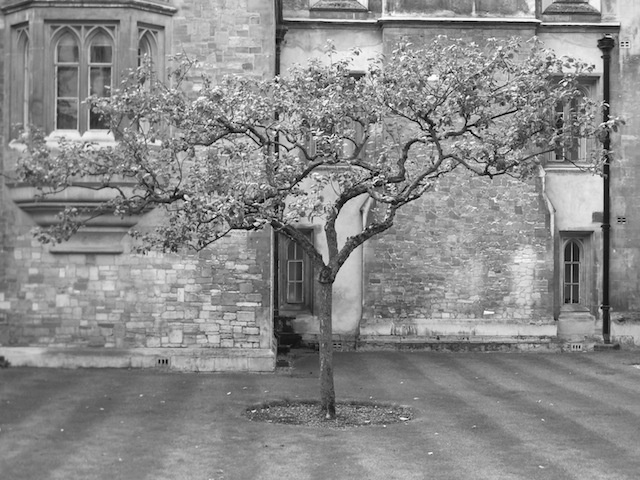
//> input picture 06_2023-05-24/prg/filter2D/apple_grayscale.jpg, 640 x 480 px
$ ./filter2D   (built with g++ and OpenCV 4)
//> lines starting //> are read from the running program, lines starting //| are printed output that depends on the picture
#include<iostream>
#include<opencv2/opencv.hpp>

#define FILE_NAME "../apple_grayscale.jpg"

#define WINDOW_NAME_INPUT "input"
#define WINDOW_NAME_OUTPUT "output"

int main(int argc, char const *argv[]){
    // 画像をグレースケールで入力
    cv::Mat src_img = cv::imread(FILE_NAME, 0);
//> src_img is the input picture: 480 rows x 640 cols, CV_8UC1; min 0, max 255, mean 137.8
    if(src_img.empty()){
        fprintf(stderr, "Failed to open file.\n");
        return -1;
    }

    // 出力画像の宣言
    cv::Mat dst_img;

    // フィルタの宣言と設計(入力と正規化)
    double filter_h[] = {
        0., 0., 0.,
        -1., 0., 1.,
        0., 0., 0.
    };

    cv::Mat kernel = cv::Mat(3, 3, CV_64F, filter_h);
    // cv::normalize(kernel, kernel, 1.0, 0.0, cv::NORM_L1);

    // フィルタ処理
    cv::Mat tmp_img;

    cv::filter2D(src_img, tmp_img, CV_64F, kernel);
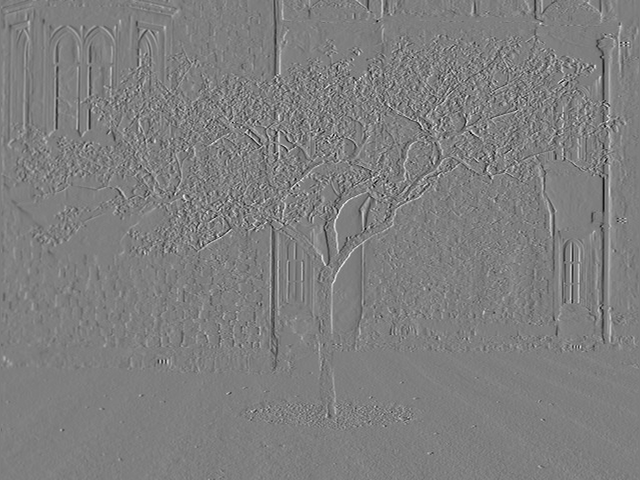
//> tmp_img: 480 rows x 640 cols, CV_64FC1; min -233, max 235, mean 0.1; drawn with min black and max white

    cv::convertScaleAbs(tmp_img, dst_img);
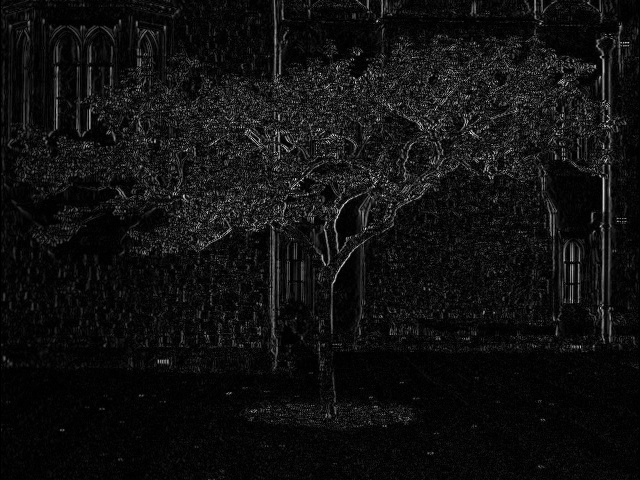
//> dst_img: 480 rows x 640 cols, CV_8UC1; min 0, max 235, mean 16.4

    // 出力
    cv::imshow(WINDOW_NAME_INPUT, src_img);
    cv::imshow(WINDOW_NAME_OUTPUT, dst_img);
    cv::waitKey();

    return 0;
}
